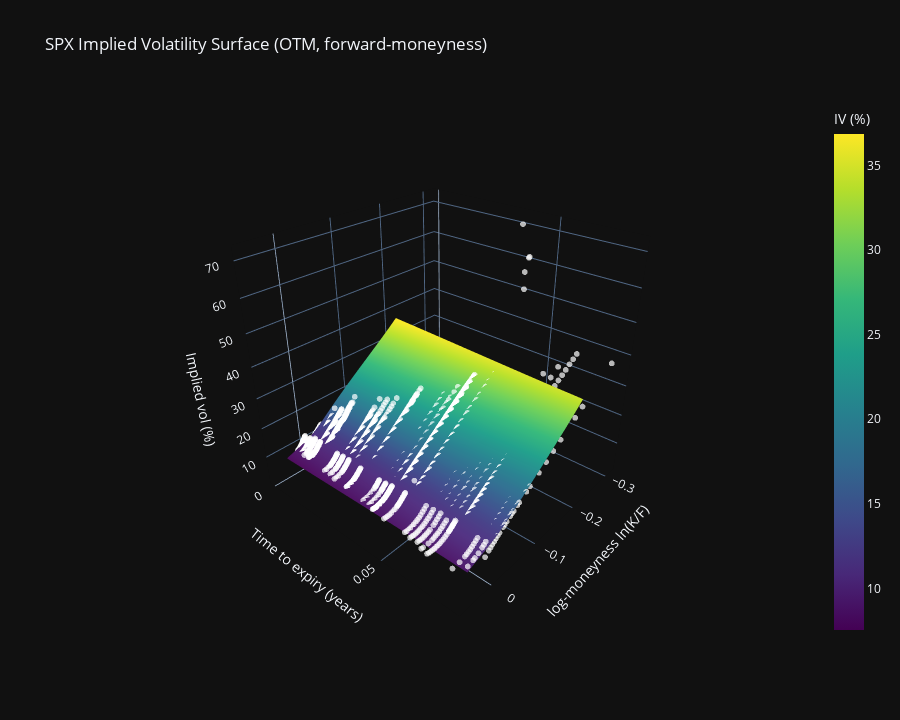

Source (notebook cell):
### Code cell
fig = spx_surface.plot(
    title="SPX Implied Volatility Surface (OTM, forward-moneyness)",
    interpolate=True
)
fig.show()

### Figure 1 — Plotly figure (JSON) as saved in the notebook; plotly's stock layout.template omitted (floating-point values rounded to 4 significant figures; data arrays with more than 128 entries replaced by an {"elided": "..."} marker saying what was removed)
{"data": [{"colorbar": {"title": {"text": "IV (%)"}}, "colorscale": [[0, "#440154"], [0.1111, "#482878"], [0.2222, "#3e4989"], [0.3333, "#31688e"], [0.4444, "#26828e"], [0.5556, "#1f9e89"], [0.6667, "#35b779"], [0.7778, "#6ece58"], [0.8889, "#b5de2b"], [1, "#fde725"]], "hovertemplate": "ln(K/F): %{x:.3f}<br>T: %{y:.3f}y<br>IV: %{z:.2f}%<extra></extra>", "type": "surface", "x": {"elided": "60x60 float values"}, "y": {"elided": "60x60 float values"}, "z": {"elided": "60x60 float values"}}, {"hovertemplate": "ln(K/F): %{x:.3f}<br>T: %{y:.3f}y<br>IV: %{z:.2f}%<extra></extra>", "marker": {"color": "white", "opacity": 0.7, "size": 2}, "mode": "markers", "name": "OTM quotes", "type": "scatter3d", "x": {"elided": "2000 float values"}, "y": {"elided": "2000 float values"}, "z": {"elided": "2000 float values"}}], "layout": {"height": 720, "scene": {"camera": {"eye": {"x": 1.6, "y": 1.4, "z": 1.2}}, "xaxis": {"title": {"text": "log-moneyness ln(K/F)"}}, "yaxis": {"title": {"text": "Time to expiry (years)"}}, "zaxis": {"title": {"text": "Implied vol (%)"}}}, "title": {"text": "SPX Implied Volatility Surface (OTM, forward-moneyness)"}}}
